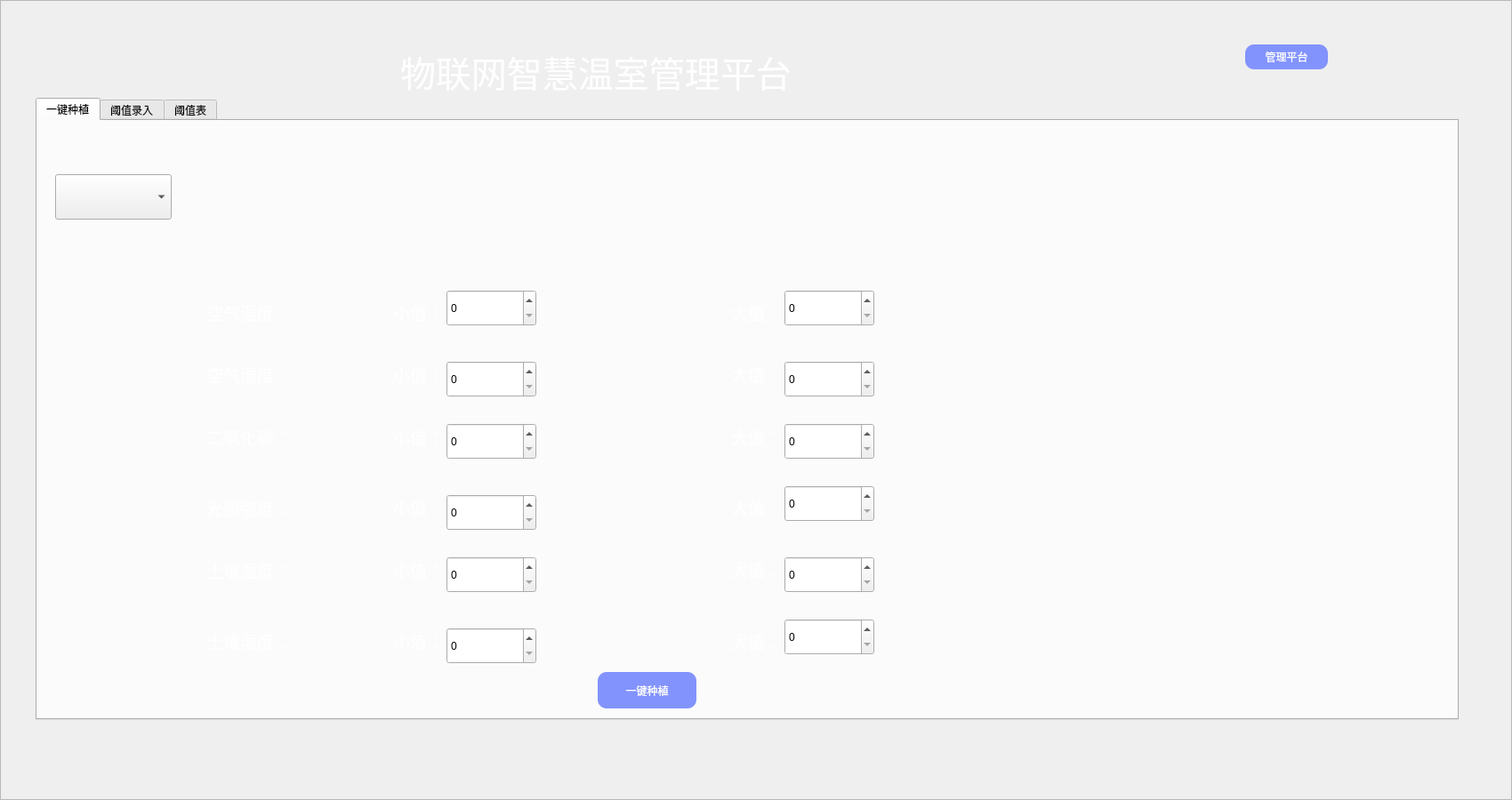
<?xml version="1.0" encoding="UTF-8"?>
<ui version="4.0">
 <class>Form</class>
 <widget class="QWidget" name="Form">
  <property name="geometry">
   <rect>
    <x>0</x>
    <y>0</y>
    <width>1700</width>
    <height>900</height>
   </rect>
  </property>
  <property name="windowTitle">
   <string>Form</string>
  </property>
  <widget class="QPushButton" name="pushButton1">
   <property name="geometry">
    <rect>
     <x>1400</x>
     <y>50</y>
     <width>93</width>
     <height>28</height>
    </rect>
   </property>
   <property name="styleSheet">
    <string notr="true">#pushButton1{
    color:#ffffff;
    border: none;
    background-color:#8293fd;
    border-radius: 10px;
	font: 87 14pt &quot;Arial Black&quot;;
}
#pushButton1:hover{
    color:#ffffff;
    border: none;
    background-color:#4861fb;
    border-radius: 10px;
}
#pushButton1:pressed{
    color:#ffffff;
    border: none;
    background-color:#8293fd;
    border-radius: 10px;
}</string>
   </property>
   <property name="text">
    <string>管理平台</string>
   </property>
  </widget>
  <widget class="QFrame" name="frame">
   <property name="geometry">
    <rect>
     <x>0</x>
     <y>0</y>
     <width>1700</width>
     <height>900</height>
    </rect>
   </property>
   <property name="styleSheet">
    <string notr="true">QWidget#frame
{
	
	
	border-image: url(:/pic/icon_1/3.jpg);
	
}
</string>
   </property>
   <property name="frameShape">
    <enum>QFrame::StyledPanel</enum>
   </property>
   <property name="frameShadow">
    <enum>QFrame::Raised</enum>
   </property>
   <widget class="QTabWidget" name="tabWidget">
    <property name="geometry">
     <rect>
      <x>40</x>
      <y>110</y>
      <width>1600</width>
      <height>700</height>
     </rect>
    </property>
    <property name="styleSheet">
     <string notr="true">
QWidget#tab

{
	
	
	
	border-image: url(:/pic/icon_1/3.jpg);;
	font: 14pt &quot;微软雅黑&quot;;
}
QWidget#tab_2
{
	
	
	
	border-image: url(:/pic/icon_1/3.jpg);
	
}
QWidget#tab_3
{
	
	
	
	border-image: url(:/pic/icon_1/3.jpg);
	
}
QWidget#tab_4
{
	
	
	
	border-image: url(:/pic/icon_1/3.jpg);
	
}
</string>
    </property>
    <property name="currentIndex">
     <number>0</number>
    </property>
    <widget class="QWidget" name="tab">
     <attribute name="title">
      <string>一键种植</string>
     </attribute>
     <widget class="QComboBox" name="comboBox">
      <property name="geometry">
       <rect>
        <x>20</x>
        <y>60</y>
        <width>131</width>
        <height>51</height>
       </rect>
      </property>
      <property name="styleSheet">
       <string notr="true">font: 18pt &quot;微软雅黑&quot;;


 
</string>
      </property>
     </widget>
     <widget class="QPushButton" name="pushButton_2">
      <property name="geometry">
       <rect>
        <x>630</x>
        <y>620</y>
        <width>111</width>
        <height>41</height>
       </rect>
      </property>
      <property name="styleSheet">
       <string notr="true">#pushButton_2{
    color:#ffffff;
    border: none;
    background-color:#8293fd;
    border-radius: 10px;
	font: 87 14pt &quot;Arial Black&quot;;
}
#pushButton_2:hover{
    color:#ffffff;
    border: none;
    background-color:#4861fb;
    border-radius: 10px;
}
#pushButton_2:pressed{
    color:#ffffff;
    border: none;
    background-color:#8293fd;
    border-radius: 10px;
}</string>
      </property>
      <property name="text">
       <string>一键种植</string>
      </property>
     </widget>
     <widget class="QSpinBox" name="HspinBox">
      <property name="geometry">
       <rect>
        <x>840</x>
        <y>270</y>
        <width>101</width>
        <height>41</height>
       </rect>
      </property>
      <property name="styleSheet">
       <string notr="true">font: 18pt &quot;微软雅黑&quot;;</string>
      </property>
     </widget>
     <widget class="QSpinBox" name="TspinBox">
      <property name="geometry">
       <rect>
        <x>840</x>
        <y>190</y>
        <width>101</width>
        <height>41</height>
       </rect>
      </property>
      <property name="styleSheet">
       <string notr="true">font: 18pt &quot;微软雅黑&quot;;</string>
      </property>
     </widget>
     <widget class="QSpinBox" name="LspinBox">
      <property name="geometry">
       <rect>
        <x>840</x>
        <y>410</y>
        <width>101</width>
        <height>41</height>
       </rect>
      </property>
      <property name="styleSheet">
       <string notr="true">font: 18pt &quot;微软雅黑&quot;;</string>
      </property>
     </widget>
     <widget class="QSpinBox" name="SHspinBox">
      <property name="geometry">
       <rect>
        <x>840</x>
        <y>560</y>
        <width>101</width>
        <height>41</height>
       </rect>
      </property>
      <property name="styleSheet">
       <string notr="true">font: 18pt &quot;微软雅黑&quot;;</string>
      </property>
     </widget>
     <widget class="QLabel" name="label_66">
      <property name="geometry">
       <rect>
        <x>190</x>
        <y>560</y>
        <width>101</width>
        <height>51</height>
       </rect>
      </property>
      <property name="font">
       <font>
        <family>微软雅黑</family>
        <pointsize>14</pointsize>
        <weight>50</weight>
        <italic>false</italic>
        <bold>false</bold>
       </font>
      </property>
      <property name="styleSheet">
       <string notr="true">color: rgb(255, 255, 255);</string>
      </property>
      <property name="text">
       <string>土壤湿度：</string>
      </property>
     </widget>
     <widget class="QLabel" name="label_67">
      <property name="geometry">
       <rect>
        <x>780</x>
        <y>330</y>
        <width>71</width>
        <height>51</height>
       </rect>
      </property>
      <property name="font">
       <font>
        <family>微软雅黑</family>
        <pointsize>14</pointsize>
        <weight>50</weight>
        <italic>false</italic>
        <bold>false</bold>
       </font>
      </property>
      <property name="styleSheet">
       <string notr="true">color: rgb(255, 255, 255);</string>
      </property>
      <property name="text">
       <string>大值：</string>
      </property>
     </widget>
     <widget class="QLabel" name="label_68">
      <property name="geometry">
       <rect>
        <x>780</x>
        <y>479</y>
        <width>71</width>
        <height>51</height>
       </rect>
      </property>
      <property name="font">
       <font>
        <family>微软雅黑</family>
        <pointsize>14</pointsize>
        <weight>50</weight>
        <italic>false</italic>
        <bold>false</bold>
       </font>
      </property>
      <property name="styleSheet">
       <string notr="true">color: rgb(255, 255, 255);</string>
      </property>
      <property name="text">
       <string>大值：</string>
      </property>
     </widget>
     <widget class="QLabel" name="label_69">
      <property name="geometry">
       <rect>
        <x>400</x>
        <y>190</y>
        <width>71</width>
        <height>51</height>
       </rect>
      </property>
      <property name="font">
       <font>
        <family>微软雅黑</family>
        <pointsize>14</pointsize>
        <weight>50</weight>
        <italic>false</italic>
        <bold>false</bold>
       </font>
      </property>
      <property name="styleSheet">
       <string notr="true">color: rgb(255, 255, 255);</string>
      </property>
      <property name="text">
       <string>小值：</string>
      </property>
     </widget>
     <widget class="QLabel" name="label_70">
      <property name="geometry">
       <rect>
        <x>400</x>
        <y>260</y>
        <width>71</width>
        <height>51</height>
       </rect>
      </property>
      <property name="font">
       <font>
        <family>微软雅黑</family>
        <pointsize>14</pointsize>
        <weight>50</weight>
        <italic>false</italic>
        <bold>false</bold>
       </font>
      </property>
      <property name="styleSheet">
       <string notr="true">color: rgb(255, 255, 255);</string>
      </property>
      <property name="text">
       <string>小值：</string>
      </property>
     </widget>
     <widget class="QLabel" name="label_71">
      <property name="geometry">
       <rect>
        <x>780</x>
        <y>190</y>
        <width>71</width>
        <height>51</height>
       </rect>
      </property>
      <property name="font">
       <font>
        <family>微软雅黑</family>
        <pointsize>14</pointsize>
        <weight>50</weight>
        <italic>false</italic>
        <bold>false</bold>
       </font>
      </property>
      <property name="styleSheet">
       <string notr="true">color: rgb(255, 255, 255);</string>
      </property>
      <property name="text">
       <string>大值：</string>
      </property>
     </widget>
     <widget class="QLabel" name="label_72">
      <property name="geometry">
       <rect>
        <x>190</x>
        <y>330</y>
        <width>111</width>
        <height>51</height>
       </rect>
      </property>
      <property name="font">
       <font>
        <family>微软雅黑</family>
        <pointsize>14</pointsize>
        <weight>50</weight>
        <italic>false</italic>
        <bold>false</bold>
       </font>
      </property>
      <property name="styleSheet">
       <string notr="true">color: rgb(255, 255, 255);</string>
      </property>
      <property name="text">
       <string>二氧化碳：</string>
      </property>
     </widget>
     <widget class="QLabel" name="label_73">
      <property name="geometry">
       <rect>
        <x>400</x>
        <y>560</y>
        <width>71</width>
        <height>51</height>
       </rect>
      </property>
      <property name="font">
       <font>
        <family>微软雅黑</family>
        <pointsize>14</pointsize>
        <weight>50</weight>
        <italic>false</italic>
        <bold>false</bold>
       </font>
      </property>
      <property name="styleSheet">
       <string notr="true">color: rgb(255, 255, 255);</string>
      </property>
      <property name="text">
       <string>小值：</string>
      </property>
     </widget>
     <widget class="QLabel" name="label_74">
      <property name="geometry">
       <rect>
        <x>400</x>
        <y>480</y>
        <width>71</width>
        <height>51</height>
       </rect>
      </property>
      <property name="font">
       <font>
        <family>微软雅黑</family>
        <pointsize>14</pointsize>
        <weight>50</weight>
        <italic>false</italic>
        <bold>false</bold>
       </font>
      </property>
      <property name="styleSheet">
       <string notr="true">color: rgb(255, 255, 255);</string>
      </property>
      <property name="text">
       <string>小值：</string>
      </property>
     </widget>
     <widget class="QLabel" name="label_75">
      <property name="geometry">
       <rect>
        <x>400</x>
        <y>409</y>
        <width>71</width>
        <height>51</height>
       </rect>
      </property>
      <property name="font">
       <font>
        <family>微软雅黑</family>
        <pointsize>14</pointsize>
        <weight>50</weight>
        <italic>false</italic>
        <bold>false</bold>
       </font>
      </property>
      <property name="styleSheet">
       <string notr="true">color: rgb(255, 255, 255);

</string>
      </property>
      <property name="text">
       <string>小值：</string>
      </property>
     </widget>
     <widget class="QLabel" name="label_76">
      <property name="geometry">
       <rect>
        <x>780</x>
        <y>560</y>
        <width>71</width>
        <height>51</height>
       </rect>
      </property>
      <property name="font">
       <font>
        <family>微软雅黑</family>
        <pointsize>14</pointsize>
        <weight>50</weight>
        <italic>false</italic>
        <bold>false</bold>
       </font>
      </property>
      <property name="styleSheet">
       <string notr="true">color: rgb(255, 255, 255);</string>
      </property>
      <property name="text">
       <string>大值：</string>
      </property>
     </widget>
     <widget class="QLabel" name="label_77">
      <property name="geometry">
       <rect>
        <x>190</x>
        <y>410</y>
        <width>101</width>
        <height>51</height>
       </rect>
      </property>
      <property name="font">
       <font>
        <family>微软雅黑</family>
        <pointsize>14</pointsize>
        <weight>50</weight>
        <italic>false</italic>
        <bold>false</bold>
       </font>
      </property>
      <property name="styleSheet">
       <string notr="true">color: rgb(255, 255, 255);</string>
      </property>
      <property name="text">
       <string>光照强度：</string>
      </property>
     </widget>
     <widget class="QLabel" name="label_78">
      <property name="geometry">
       <rect>
        <x>190</x>
        <y>190</y>
        <width>111</width>
        <height>51</height>
       </rect>
      </property>
      <property name="font">
       <font>
        <family>微软雅黑</family>
        <pointsize>14</pointsize>
        <weight>50</weight>
        <italic>false</italic>
        <bold>false</bold>
       </font>
      </property>
      <property name="styleSheet">
       <string notr="true">color: rgb(255, 255, 255);

</string>
      </property>
      <property name="text">
       <string>空气温度：</string>
      </property>
     </widget>
     <widget class="QLabel" name="label_79">
      <property name="geometry">
       <rect>
        <x>190</x>
        <y>480</y>
        <width>101</width>
        <height>51</height>
       </rect>
      </property>
      <property name="font">
       <font>
        <family>微软雅黑</family>
        <pointsize>14</pointsize>
        <weight>50</weight>
        <italic>false</italic>
        <bold>false</bold>
       </font>
      </property>
      <property name="styleSheet">
       <string notr="true">color: rgb(255, 255, 255);</string>
      </property>
      <property name="text">
       <string>土壤温度：</string>
      </property>
     </widget>
     <widget class="QLabel" name="label_80">
      <property name="geometry">
       <rect>
        <x>780</x>
        <y>409</y>
        <width>71</width>
        <height>51</height>
       </rect>
      </property>
      <property name="font">
       <font>
        <family>微软雅黑</family>
        <pointsize>14</pointsize>
        <weight>50</weight>
        <italic>false</italic>
        <bold>false</bold>
       </font>
      </property>
      <property name="styleSheet">
       <string notr="true">color: rgb(255, 255, 255);</string>
      </property>
      <property name="text">
       <string>大值：</string>
      </property>
     </widget>
     <widget class="QLabel" name="label_81">
      <property name="geometry">
       <rect>
        <x>780</x>
        <y>259</y>
        <width>71</width>
        <height>51</height>
       </rect>
      </property>
      <property name="font">
       <font>
        <family>微软雅黑</family>
        <pointsize>14</pointsize>
        <weight>50</weight>
        <italic>false</italic>
        <bold>false</bold>
       </font>
      </property>
      <property name="styleSheet">
       <string notr="true">color: rgb(255, 255, 255);</string>
      </property>
      <property name="text">
       <string>大值：</string>
      </property>
     </widget>
     <widget class="QLabel" name="label_82">
      <property name="geometry">
       <rect>
        <x>190</x>
        <y>260</y>
        <width>111</width>
        <height>51</height>
       </rect>
      </property>
      <property name="font">
       <font>
        <family>微软雅黑</family>
        <pointsize>14</pointsize>
        <weight>50</weight>
        <italic>false</italic>
        <bold>false</bold>
       </font>
      </property>
      <property name="styleSheet">
       <string notr="true">color: rgb(255, 255, 255);</string>
      </property>
      <property name="text">
       <string>空气湿度：</string>
      </property>
     </widget>
     <widget class="QLabel" name="label_83">
      <property name="geometry">
       <rect>
        <x>400</x>
        <y>330</y>
        <width>71</width>
        <height>51</height>
       </rect>
      </property>
      <property name="font">
       <font>
        <family>微软雅黑</family>
        <pointsize>14</pointsize>
        <weight>50</weight>
        <italic>false</italic>
        <bold>false</bold>
       </font>
      </property>
      <property name="styleSheet">
       <string notr="true">color: rgb(255, 255, 255);</string>
      </property>
      <property name="text">
       <string>小值：</string>
      </property>
     </widget>
     <widget class="QSpinBox" name="spinBox">
      <property name="geometry">
       <rect>
        <x>460</x>
        <y>190</y>
        <width>101</width>
        <height>41</height>
       </rect>
      </property>
      <property name="styleSheet">
       <string notr="true">font: 18pt &quot;微软雅黑&quot;;
</string>
      </property>
     </widget>
     <widget class="QSpinBox" name="spinBox_2">
      <property name="geometry">
       <rect>
        <x>460</x>
        <y>270</y>
        <width>101</width>
        <height>41</height>
       </rect>
      </property>
      <property name="styleSheet">
       <string notr="true">font: 18pt &quot;微软雅黑&quot;;</string>
      </property>
     </widget>
     <widget class="QSpinBox" name="spinBox_3">
      <property name="geometry">
       <rect>
        <x>460</x>
        <y>340</y>
        <width>101</width>
        <height>41</height>
       </rect>
      </property>
      <property name="styleSheet">
       <string notr="true">font: 18pt &quot;微软雅黑&quot;;</string>
      </property>
     </widget>
     <widget class="QSpinBox" name="spinBox_4">
      <property name="geometry">
       <rect>
        <x>460</x>
        <y>420</y>
        <width>101</width>
        <height>41</height>
       </rect>
      </property>
      <property name="styleSheet">
       <string notr="true">font: 18pt &quot;微软雅黑&quot;;</string>
      </property>
     </widget>
     <widget class="QSpinBox" name="spinBox_5">
      <property name="geometry">
       <rect>
        <x>460</x>
        <y>490</y>
        <width>101</width>
        <height>41</height>
       </rect>
      </property>
      <property name="styleSheet">
       <string notr="true">font: 18pt &quot;微软雅黑&quot;;</string>
      </property>
     </widget>
     <widget class="QSpinBox" name="spinBox_6">
      <property name="geometry">
       <rect>
        <x>460</x>
        <y>570</y>
        <width>101</width>
        <height>41</height>
       </rect>
      </property>
      <property name="styleSheet">
       <string notr="true">font: 18pt &quot;微软雅黑&quot;;</string>
      </property>
     </widget>
     <widget class="QSpinBox" name="spinBox_7">
      <property name="geometry">
       <rect>
        <x>840</x>
        <y>340</y>
        <width>101</width>
        <height>41</height>
       </rect>
      </property>
      <property name="styleSheet">
       <string notr="true">font: 18pt &quot;微软雅黑&quot;;</string>
      </property>
     </widget>
     <widget class="QSpinBox" name="spinBox_8">
      <property name="geometry">
       <rect>
        <x>840</x>
        <y>490</y>
        <width>101</width>
        <height>41</height>
       </rect>
      </property>
      <property name="styleSheet">
       <string notr="true">font: 18pt &quot;微软雅黑&quot;;</string>
      </property>
     </widget>
    </widget>
    <widget class="QWidget" name="tab_2">
     <attribute name="title">
      <string>阈值录入</string>
     </attribute>
     <widget class="QWidget" name="layoutWidget_3">
      <property name="geometry">
       <rect>
        <x>320</x>
        <y>110</y>
        <width>173</width>
        <height>331</height>
       </rect>
      </property>
      <layout class="QVBoxLayout" name="verticalLayout_4">
       <item>
        <widget class="QLineEdit" name="IDlineEdit">
         <property name="styleSheet">
          <string notr="true">border-radius:5px;
background:rgb(255,255,255);</string>
         </property>
        </widget>
       </item>
       <item>
        <widget class="QLineEdit" name="TMinlineEdit">
         <property name="styleSheet">
          <string notr="true">border-radius:5px;
background:rgb(255,255,255);</string>
         </property>
        </widget>
       </item>
       <item>
        <widget class="QLineEdit" name="HMinlineEdit">
         <property name="styleSheet">
          <string notr="true">border-radius:5px;
background:rgb(255,255,255);</string>
         </property>
        </widget>
       </item>
       <item>
        <widget class="QLineEdit" name="LMinlineEdit">
         <property name="styleSheet">
          <string notr="true">border-radius:5px;
background:rgb(255,255,255);</string>
         </property>
        </widget>
       </item>
       <item>
        <widget class="QLineEdit" name="CMinlineEdit">
         <property name="styleSheet">
          <string notr="true">border-radius:5px;
background:rgb(255,255,255);</string>
         </property>
        </widget>
       </item>
       <item>
        <widget class="QLineEdit" name="STMinlineEdit">
         <property name="styleSheet">
          <string notr="true">border-radius:5px;
background:rgb(255,255,255);</string>
         </property>
        </widget>
       </item>
       <item>
        <widget class="QLineEdit" name="SHMinlineEdit">
         <property name="styleSheet">
          <string notr="true">border-radius:5px;
background:rgb(255,255,255);</string>
         </property>
        </widget>
       </item>
       <item>
        <widget class="QLineEdit" name="DMinlineEdit">
         <property name="styleSheet">
          <string notr="true">border-radius:5px;
background:rgb(255,255,255);</string>
         </property>
        </widget>
       </item>
       <item>
        <widget class="QLineEdit" name="PMinlineEdit">
         <property name="styleSheet">
          <string notr="true">border-radius:5px;
background:rgb(255,255,255);</string>
         </property>
        </widget>
       </item>
      </layout>
     </widget>
     <widget class="QWidget" name="layoutWidget_6">
      <property name="geometry">
       <rect>
        <x>720</x>
        <y>110</y>
        <width>191</width>
        <height>331</height>
       </rect>
      </property>
      <layout class="QVBoxLayout" name="verticalLayout">
       <item>
        <widget class="QLineEdit" name="NamelineEdit">
         <property name="styleSheet">
          <string notr="true">border-radius:5px;
background:rgb(255,255,255);</string>
         </property>
        </widget>
       </item>
       <item>
        <widget class="QLineEdit" name="TMaxlineEdit">
         <property name="styleSheet">
          <string notr="true">border-radius:5px;
background:rgb(255,255,255);</string>
         </property>
        </widget>
       </item>
       <item>
        <widget class="QLineEdit" name="HMaxlineEdit">
         <property name="styleSheet">
          <string notr="true">border-radius:5px;
background:rgb(255,255,255);</string>
         </property>
        </widget>
       </item>
       <item>
        <widget class="QLineEdit" name="LMaxlineEdit">
         <property name="styleSheet">
          <string notr="true">border-radius:5px;
background:rgb(255,255,255);</string>
         </property>
        </widget>
       </item>
       <item>
        <widget class="QLineEdit" name="CMaxlineEdit">
         <property name="styleSheet">
          <string notr="true">border-radius:5px;
background:rgb(255,255,255);</string>
         </property>
        </widget>
       </item>
       <item>
        <widget class="QLineEdit" name="STMaxlineEdit">
         <property name="styleSheet">
          <string notr="true">border-radius:5px;
background:rgb(255,255,255);</string>
         </property>
        </widget>
       </item>
       <item>
        <widget class="QLineEdit" name="SHMaxlineEdit">
         <property name="styleSheet">
          <string notr="true">border-radius:5px;
background:rgb(255,255,255);</string>
         </property>
        </widget>
       </item>
       <item>
        <widget class="QLineEdit" name="DMaxlineEdit">
         <property name="styleSheet">
          <string notr="true">border-radius:5px;
background:rgb(255,255,255);</string>
         </property>
        </widget>
       </item>
       <item>
        <widget class="QLineEdit" name="PMaxlineEdit">
         <property name="styleSheet">
          <string notr="true">border-radius:5px;
background:rgb(255,255,255);</string>
         </property>
        </widget>
       </item>
      </layout>
     </widget>
     <widget class="QPushButton" name="pushButton_4">
      <property name="geometry">
       <rect>
        <x>480</x>
        <y>490</y>
        <width>93</width>
        <height>28</height>
       </rect>
      </property>
      <property name="styleSheet">
       <string notr="true">#pushButton_4{
    color:#ffffff;
    border: none;
    background-color:#8293fd;
    border-radius: 10px;
	font: 87 14pt &quot;Arial Black&quot;;
}
#pushButton_4:hover{
    color:#ffffff;
    border: none;
    background-color:#4861fb;
    border-radius: 10px;
}
#pushButton_4:pressed{
    color:#ffffff;
    border: none;
    background-color:#8293fd;
    border-radius: 10px;
}</string>
      </property>
      <property name="text">
       <string>一键插入</string>
      </property>
     </widget>
     <widget class="QWidget" name="layoutWidget_5">
      <property name="geometry">
       <rect>
        <x>500</x>
        <y>110</y>
        <width>218</width>
        <height>329</height>
       </rect>
      </property>
      <layout class="QVBoxLayout" name="verticalLayout_2">
       <item>
        <widget class="QLabel" name="label_7">
         <property name="styleSheet">
          <string notr="true">color: rgb(255, 255, 255);</string>
         </property>
         <property name="text">
          <string>&lt;html&gt;&lt;head/&gt;&lt;body&gt;&lt;p&gt;&lt;span style=&quot; font-size:16pt;&quot;&gt;蔬菜名：&lt;/span&gt;&lt;/p&gt;&lt;/body&gt;&lt;/html&gt;</string>
         </property>
        </widget>
       </item>
       <item>
        <widget class="QLabel" name="label_8">
         <property name="styleSheet">
          <string notr="true">color: rgb(255, 255, 255);</string>
         </property>
         <property name="text">
          <string>&lt;html&gt;&lt;head/&gt;&lt;body&gt;&lt;p&gt;&lt;span style=&quot; font-size:16pt;&quot;&gt;温度最大值：&lt;/span&gt;&lt;/p&gt;&lt;/body&gt;&lt;/html&gt;</string>
         </property>
        </widget>
       </item>
       <item>
        <widget class="QLabel" name="label_9">
         <property name="styleSheet">
          <string notr="true">color: rgb(255, 255, 255);</string>
         </property>
         <property name="text">
          <string>&lt;html&gt;&lt;head/&gt;&lt;body&gt;&lt;p&gt;&lt;span style=&quot; font-size:16pt;&quot;&gt;湿度最大值：&lt;/span&gt;&lt;/p&gt;&lt;/body&gt;&lt;/html&gt;</string>
         </property>
        </widget>
       </item>
       <item>
        <widget class="QLabel" name="label_15">
         <property name="styleSheet">
          <string notr="true">color: rgb(255, 255, 255);</string>
         </property>
         <property name="text">
          <string>&lt;html&gt;&lt;head/&gt;&lt;body&gt;&lt;p&gt;&lt;span style=&quot; font-size:16pt;&quot;&gt;光照最大值：&lt;/span&gt;&lt;/p&gt;&lt;/body&gt;&lt;/html&gt;</string>
         </property>
        </widget>
       </item>
       <item>
        <widget class="QLabel" name="label_14">
         <property name="styleSheet">
          <string notr="true">color: rgb(255, 255, 255);</string>
         </property>
         <property name="text">
          <string>&lt;html&gt;&lt;head/&gt;&lt;body&gt;&lt;p&gt;&lt;span style=&quot; font-size:16pt;&quot;&gt;二氧化碳最大值：&lt;/span&gt;&lt;/p&gt;&lt;/body&gt;&lt;/html&gt;</string>
         </property>
        </widget>
       </item>
       <item>
        <widget class="QLabel" name="label_11">
         <property name="styleSheet">
          <string notr="true">color: rgb(255, 255, 255);</string>
         </property>
         <property name="text">
          <string>&lt;html&gt;&lt;head/&gt;&lt;body&gt;&lt;p&gt;&lt;span style=&quot; font-size:16pt;&quot;&gt;土壤温度最大值：&lt;/span&gt;&lt;/p&gt;&lt;/body&gt;&lt;/html&gt;</string>
         </property>
        </widget>
       </item>
       <item>
        <widget class="QLabel" name="label_19">
         <property name="styleSheet">
          <string notr="true">color: rgb(255, 255, 255);</string>
         </property>
         <property name="text">
          <string>&lt;html&gt;&lt;head/&gt;&lt;body&gt;&lt;p&gt;&lt;span style=&quot; font-size:16pt;&quot;&gt;土壤湿度最大值：&lt;/span&gt;&lt;/p&gt;&lt;/body&gt;&lt;/html&gt;</string>
         </property>
        </widget>
       </item>
       <item>
        <widget class="QLabel" name="label_21">
         <property name="styleSheet">
          <string notr="true">color: rgb(255, 255, 255);</string>
         </property>
         <property name="text">
          <string>&lt;html&gt;&lt;head/&gt;&lt;body&gt;&lt;p&gt;&lt;span style=&quot; font-size:16pt;&quot;&gt;电导率最大值：&lt;/span&gt;&lt;/p&gt;&lt;/body&gt;&lt;/html&gt;</string>
         </property>
        </widget>
       </item>
       <item>
        <widget class="QLabel" name="label_23">
         <property name="styleSheet">
          <string notr="true">color: rgb(255, 255, 255);</string>
         </property>
         <property name="text">
          <string>&lt;html&gt;&lt;head/&gt;&lt;body&gt;&lt;p&gt;&lt;span style=&quot; font-size:16pt;&quot;&gt;PH值最大值：&lt;/span&gt;&lt;/p&gt;&lt;/body&gt;&lt;/html&gt;</string>
         </property>
        </widget>
       </item>
      </layout>
     </widget>
     <widget class="QWidget" name="layoutWidget_4">
      <property name="geometry">
       <rect>
        <x>100</x>
        <y>110</y>
        <width>218</width>
        <height>329</height>
       </rect>
      </property>
      <layout class="QVBoxLayout" name="verticalLayout_3">
       <item>
        <widget class="QLabel" name="label_6">
         <property name="styleSheet">
          <string notr="true">color: rgb(255, 255, 255);</string>
         </property>
         <property name="text">
          <string>&lt;html&gt;&lt;head/&gt;&lt;body&gt;&lt;p&gt;&lt;span style=&quot; font-size:16pt;&quot;&gt;I      D：&lt;/span&gt;&lt;/p&gt;&lt;/body&gt;&lt;/html&gt;</string>
         </property>
        </widget>
       </item>
       <item>
        <widget class="QLabel" name="label_10">
         <property name="styleSheet">
          <string notr="true">color: rgb(255, 255, 255);</string>
         </property>
         <property name="text">
          <string>&lt;html&gt;&lt;head/&gt;&lt;body&gt;&lt;p&gt;&lt;span style=&quot; font-size:16pt;&quot;&gt;温度最小值：&lt;/span&gt;&lt;/p&gt;&lt;/body&gt;&lt;/html&gt;</string>
         </property>
        </widget>
       </item>
       <item>
        <widget class="QLabel" name="label_16">
         <property name="styleSheet">
          <string notr="true">color: rgb(255, 255, 255);</string>
         </property>
         <property name="text">
          <string>&lt;html&gt;&lt;head/&gt;&lt;body&gt;&lt;p&gt;&lt;span style=&quot; font-size:16pt;&quot;&gt;湿度最小值：&lt;/span&gt;&lt;/p&gt;&lt;/body&gt;&lt;/html&gt;</string>
         </property>
        </widget>
       </item>
       <item>
        <widget class="QLabel" name="label_17">
         <property name="styleSheet">
          <string notr="true">color: rgb(255, 255, 255);</string>
         </property>
         <property name="text">
          <string>&lt;html&gt;&lt;head/&gt;&lt;body&gt;&lt;p&gt;&lt;span style=&quot; font-size:16pt;&quot;&gt;光照最小值：&lt;/span&gt;&lt;/p&gt;&lt;/body&gt;&lt;/html&gt;</string>
         </property>
        </widget>
       </item>
       <item>
        <widget class="QLabel" name="label_13">
         <property name="styleSheet">
          <string notr="true">color: rgb(255, 255, 255);</string>
         </property>
         <property name="text">
          <string>&lt;html&gt;&lt;head/&gt;&lt;body&gt;&lt;p&gt;&lt;span style=&quot; font-size:16pt;&quot;&gt;二氧化碳最小值：&lt;/span&gt;&lt;/p&gt;&lt;/body&gt;&lt;/html&gt;</string>
         </property>
        </widget>
       </item>
       <item>
        <widget class="QLabel" name="label_12">
         <property name="styleSheet">
          <string notr="true">color: rgb(255, 255, 255);</string>
         </property>
         <property name="text">
          <string>&lt;html&gt;&lt;head/&gt;&lt;body&gt;&lt;p&gt;&lt;span style=&quot; font-size:16pt;&quot;&gt;土壤温度最小值：&lt;/span&gt;&lt;/p&gt;&lt;/body&gt;&lt;/html&gt;</string>
         </property>
        </widget>
       </item>
       <item>
        <widget class="QLabel" name="label_18">
         <property name="styleSheet">
          <string notr="true">color: rgb(255, 255, 255);</string>
         </property>
         <property name="text">
          <string>&lt;html&gt;&lt;head/&gt;&lt;body&gt;&lt;p&gt;&lt;span style=&quot; font-size:16pt;&quot;&gt;土壤湿度最小值：&lt;/span&gt;&lt;/p&gt;&lt;/body&gt;&lt;/html&gt;</string>
         </property>
        </widget>
       </item>
       <item>
        <widget class="QLabel" name="label_20">
         <property name="styleSheet">
          <string notr="true">color: rgb(255, 255, 255);</string>
         </property>
         <property name="text">
          <string>&lt;html&gt;&lt;head/&gt;&lt;body&gt;&lt;p&gt;&lt;span style=&quot; font-size:16pt;&quot;&gt;电导率最小值：&lt;/span&gt;&lt;/p&gt;&lt;/body&gt;&lt;/html&gt;</string>
         </property>
        </widget>
       </item>
       <item>
        <widget class="QLabel" name="label_22">
         <property name="styleSheet">
          <string notr="true">color: rgb(255, 255, 255);</string>
         </property>
         <property name="text">
          <string>&lt;html&gt;&lt;head/&gt;&lt;body&gt;&lt;p&gt;&lt;span style=&quot; font-size:16pt;&quot;&gt;PH值最小值：&lt;/span&gt;&lt;/p&gt;&lt;/body&gt;&lt;/html&gt;</string>
         </property>
        </widget>
       </item>
      </layout>
     </widget>
     <widget class="QLabel" name="label_24">
      <property name="geometry">
       <rect>
        <x>110</x>
        <y>30</y>
        <width>261</width>
        <height>61</height>
       </rect>
      </property>
      <property name="styleSheet">
       <string notr="true">color: rgb(255, 255, 255);</string>
      </property>
      <property name="text">
       <string>&lt;html&gt;&lt;head/&gt;&lt;body&gt;&lt;p&gt;&lt;span style=&quot; font-size:16pt;&quot;&gt;蔬菜环境参数录入：&lt;/span&gt;&lt;/p&gt;&lt;/body&gt;&lt;/html&gt;</string>
      </property>
     </widget>
    </widget>
    <widget class="QWidget" name="tab_3">
     <attribute name="title">
      <string>阈值表</string>
     </attribute>
     <widget class="QPushButton" name="pushButton">
      <property name="geometry">
       <rect>
        <x>400</x>
        <y>610</y>
        <width>93</width>
        <height>28</height>
       </rect>
      </property>
      <property name="styleSheet">
       <string notr="true">#pushButton{
    color:#ffffff;
    border: none;
    background-color:#8293fd;
    border-radius: 10px;
	font: 87 14pt &quot;Arial Black&quot;;
}
#pushButton:hover{
    color:#ffffff;
    border: none;
    background-color:#4861fb;
    border-radius: 10px;
}
#pushButton:pressed{
    color:#ffffff;
    border: none;
    background-color:#8293fd;
    border-radius: 10px;
}</string>
      </property>
      <property name="text">
       <string>查询</string>
      </property>
     </widget>
     <widget class="QLabel" name="label_25">
      <property name="geometry">
       <rect>
        <x>100</x>
        <y>10</y>
        <width>201</width>
        <height>51</height>
       </rect>
      </property>
      <property name="styleSheet">
       <string notr="true">color: rgb(255, 255, 255);</string>
      </property>
      <property name="text">
       <string>&lt;html&gt;&lt;head/&gt;&lt;body&gt;&lt;p&gt;&lt;span style=&quot; font-size:18pt;&quot;&gt;蔬菜参数表：&lt;/span&gt;&lt;/p&gt;&lt;/body&gt;&lt;/html&gt;</string>
      </property>
     </widget>
     <widget class="QTableView" name="tableView">
      <property name="geometry">
       <rect>
        <x>110</x>
        <y>80</y>
        <width>741</width>
        <height>461</height>
       </rect>
      </property>
     </widget>
    </widget>
   </widget>
   <widget class="QLabel" name="label_132">
    <property name="geometry">
     <rect>
      <x>450</x>
      <y>50</y>
      <width>561</width>
      <height>60</height>
     </rect>
    </property>
    <property name="font">
     <font>
      <family>楷体</family>
      <pointsize>30</pointsize>
      <weight>50</weight>
      <bold>false</bold>
     </font>
    </property>
    <property name="styleSheet">
     <string notr="true">color: rgb(255, 255, 255);

</string>
    </property>
    <property name="text">
     <string>物联网智慧温室管理平台</string>
    </property>
   </widget>
  </widget>
  <zorder>frame</zorder>
  <zorder>pushButton1</zorder>
 </widget>
 <resources/>
 <connections/>
</ui>
